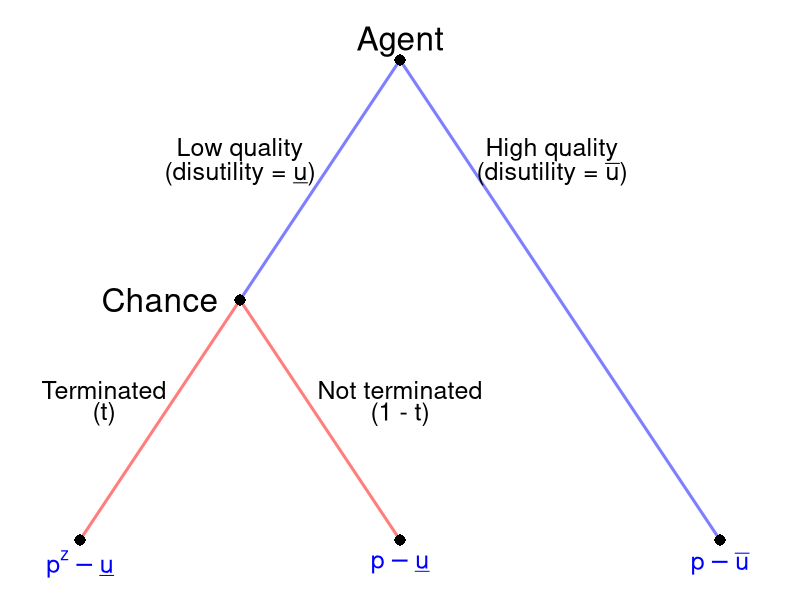

Reproduce this figure in R.
require(shape)
pdf(file = "information_power/info_gametree.pdf", width = 9, height = 7)

#Set parameters for graphics
axislabelsize <- 1.5
labelsize <- 2
actionlabelsize <- 1.5
graphlinewidth <- 3
segmentlinewidth <- 2
nodesize <- 1.5
fadelevel <- 1

col_agent = c(rgb(0, 0, 1, 0.5), rgb(1, 0, 0, 0.5), rgb(0, 0, 1, 1))

par(mar =  c(0, 0, 0, 0))

xlims <- c(0, 10)
ylims <- c(0, 10)

npts <- 501 
x <- seq(xlims[1], xlims[2], length.out = npts)
y <- seq(ylims[1], ylims[2], length.out = npts) 

plot(0, 0, xlim = xlims, ylim = ylims, type = "n",
     xlab = expression(paste("")),
     ylab = expression(paste("")), 
     xaxt = "n", 
     yaxt = "n", 
     cex.lab = axislabelsize, 
     bty = "n",
     xaxs = "i", 
     yaxs = "i")

ticksy <- seq(from = 0, to = ylims[2], by = 2)
ylabels <- seq(from = 0, to = ylims[2], by = 2)
ticksx <- seq(from = 0, to = xlims[2], by = 2)
xlabels <- seq(from = 0, to = xlims[2], by = 2)

# Agent
segments(5, 9, 3, 5, col = col_agent[1], lty = 1, lwd = 3)
segments(5, 9, 9, 1, lty = 1, col = col_agent[1], lwd = graphlinewidth)


# Principal
segments(3, 5, 1, 1, lty = 1, col = col_agent[2], lwd = graphlinewidth)
segments(3, 5, 5, 1, lty = 1, col = col_agent[2], lwd = graphlinewidth)

#Initial node
points(5, 9, pch = 16, cex = nodesize)

#P1 Nodes
points(3, 5, pch = 16, cex = nodesize)

#P2 Terminal Nodes
points(1, 1, pch = 16, cex = nodesize)
points(5, 1, pch = 16, cex = nodesize)
points(9, 1, pch = 16, cex = nodesize)

text(5, 9.3, expression(paste("Agent")), cex = labelsize)
text(3, 7.5, expression(paste("Low quality")), cex = actionlabelsize)
text(3, 7.1, expression(paste("(disutility = ", underline(u), ")")), cex = actionlabelsize)
text(6.9, 7.5, expression(paste("High quality")), cex = actionlabelsize)
text(6.9, 7.1, expression(paste("(disutility = ", bar(u), ")")), cex = actionlabelsize)


text(2, 5, expression(paste("Chance")), cex = labelsize)
text(1.3, 3.5, expression(paste("Terminated")), cex = actionlabelsize)
text(1.3, 3.1, expression(paste("(t)")), cex = actionlabelsize)
text(5, 3.5, expression(paste("Not terminated")), cex = actionlabelsize)
text(5, 3.1, expression(paste("(1 - t)")), cex = actionlabelsize)

#Payoffs 
text(1, .6, expression(p^z - underline(u)), col = col_agent[3], cex = actionlabelsize)
text(5, .6, expression(p - underline(u)),  col = col_agent[3], cex = actionlabelsize)
text(9, .6, expression(p - bar(u)), col = col_agent[3], cex = actionlabelsize)



dev.off()
